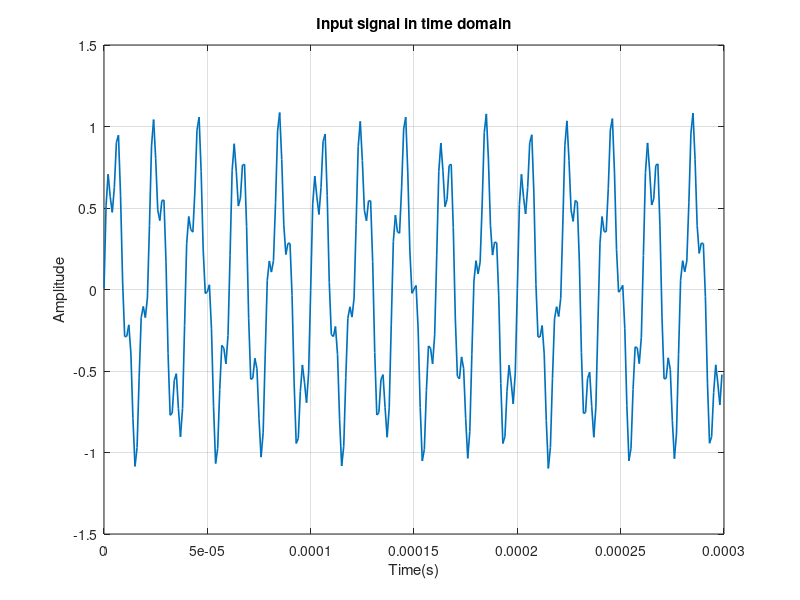

The MATLAB source for this figure:

clear;
clc;
close all;
Fs = 1e6; %Частота дискретизации
N = 4096; %Количество отсчетов 
t = (0:N-1)/Fs; %Вектор времени

f_sig = 50e3; %Частота полезного сигнала 
f_int = 180e3; %Частота сигнала помехи;

sig_useful = 0.8 *sin(2*pi*f_sig*t);
sig_interf = 0.3*sin(2*pi*f_int*t);
noise = 0.005*randn(1,N);

x = sig_useful + sig_interf + noise;

figure;
plot (t(1:300), x(1:300), 'LineWidth', 1.2);
grid on;
xlabel('Time(s)');
ylabel('Amplitude');
title('Input signal in time domain');
